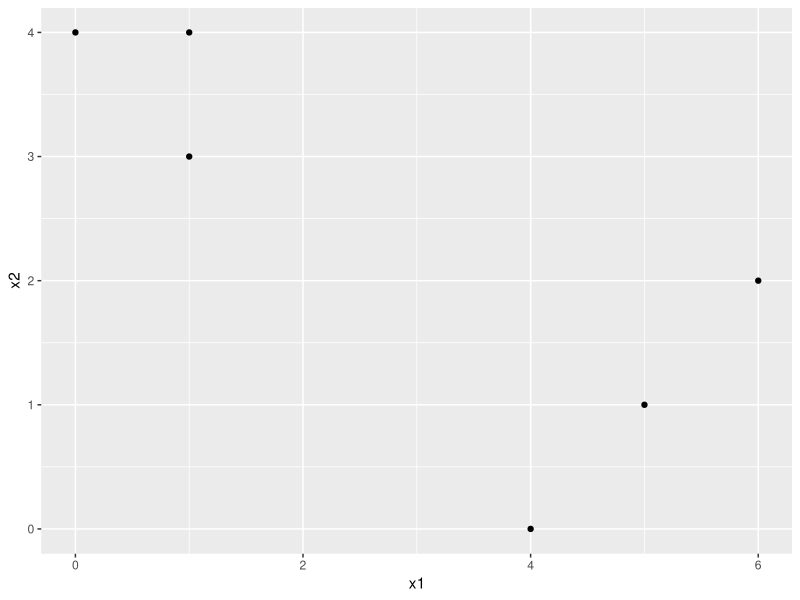
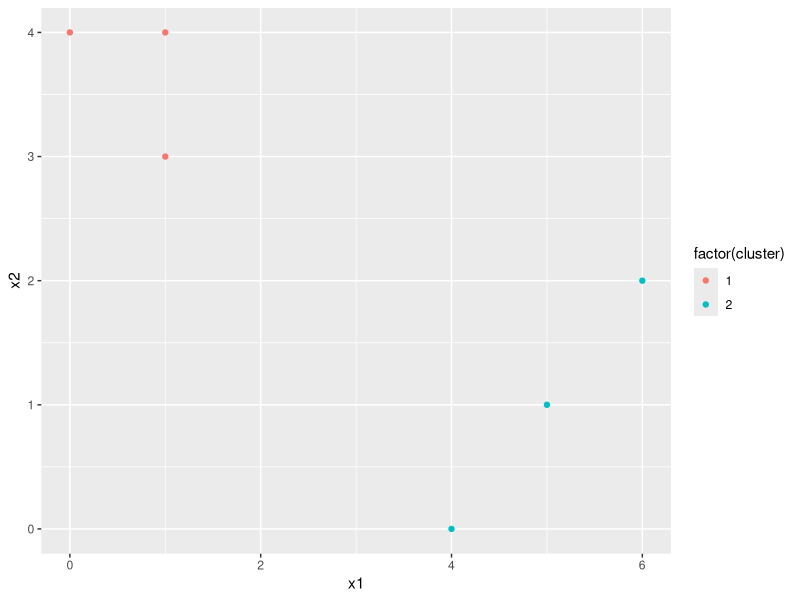

These figures' R source, in order:
# a. Plot the observations.


library(ggplot2)
d <- data.frame(
  x1 = c(1, 1, 0, 5, 6, 4),
  x2 = c(4, 3, 4, 1, 2, 0)
)
ggplot(d, aes(x = x1, y = x2)) + geom_point()


# b. Randomly assign a cluster label to each observation. You can use the

set.seed(42)
d$cluster <- sample(c(1, 2), size = nrow(d), replace = TRUE)

#> c. Compute the centroid for each cluster.

centroids <- sapply(c(1,2), function(i) colMeans(d[d$cluster == i, 1:2]))

# d. Assign each observation to the centroid to which it is closest, in terms of

dist <- sapply(1:2, function(i) {
    sqrt((d$x1 - centroids[1, i])^2 + (d$x2 - centroids[2, i])^2)
})
d$cluster <- apply(dist, 1, which.min)

# e. Repeat (c) and (d) until the answers obtained stop changing.

centroids <- sapply(c(1,2), function(i) colMeans(d[d$cluster == i, 1:2]))
dist <- sapply(1:2, function(i) {
    sqrt((d$x1 - centroids[1, i])^2 + (d$x2 - centroids[2, i])^2)
})
d$cluster <- apply(dist, 1, which.min)

# f. In your plot from (a), color the observations according to the cluster
ggplot(d, aes(x = x1, y = x2, color = factor(cluster))) + geom_point()
